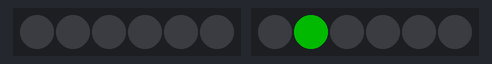
Simulated run of this sketch. Board: Arduino Uno, built with avr-gcc and run on an emulated ATmega328P. Parts: 2 × 6 RGB LEDs in strip order, left to right. Dim RGB values are drawn brighter than linear.

Above: at 0.1 s.
At 1.1 s:
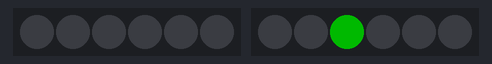
At 2.1 s:
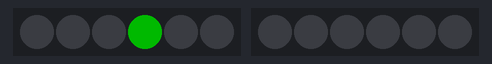
At 3.1 s:
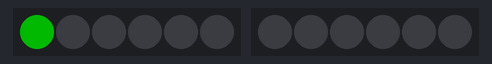
At 5.1 s:
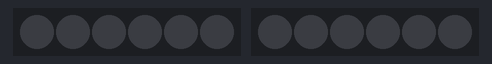
Timing chart, 0 to 130.0 s (numbered marks = the images above):
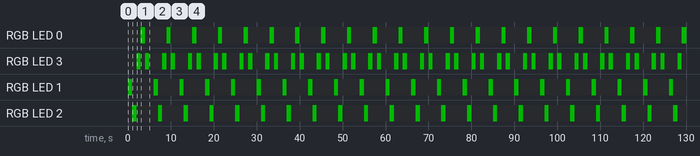

Measured:
- by itself, RGB LED 0–2: alternates RGB(0, 70, 0) for 1.0 s and off for 5.0 s
- by itself, RGB LED 3: repeats every 6.0 s: off 1.0 s, RGB(0, 70, 0) 1.0 s, off 3.0 s, RGB(0, 70, 0) 1.0 s
- by itself, everything shown: repeats every 6.0 s, in 6 steps
- what the display in image 1 shows lasts 1.0 s, from 1.0 s to 2.0 s

The sketch:

test_strips.ino
```cpp
/* Max's Word Clock
 * v1.0
 * 28 November 2015
 *
 * onetwofoursix
 * fivesevennine
 * eightthreeten
 * eleventwelveo
 * thirfifteenMA
 * twenfortyfour
 * oneseventhree
 * twofiveeightX
 * sixtenelevenM
 * ninetwelveapm
 */

#include <Adafruit_NeoPixel.h>
#ifdef __AVR__
  #include <avr/power.h>
#endif

#define PIN1            6
#define PIN2            5
#define NUMPIXELS       6

const int delayVal = 1000;

Adafruit_NeoPixel strip1 = Adafruit_NeoPixel(NUMPIXELS, PIN1, NEO_GRB + NEO_KHZ800);
Adafruit_NeoPixel strip2 = Adafruit_NeoPixel(NUMPIXELS, PIN2, NEO_GRB + NEO_KHZ800);

void setup() {
  #if defined (__AVR_ATtiny85__)
    if (F_CPU == 16000000) clock_prescale_set(clock_div_1);
  #endif

  strip1.begin();
  strip2.begin();

}

void loop() {
//theWave();
  theDad();
}

void theWave() {
  for (int i=0 ; i<NUMPIXELS ; i++) {
    strip1.setPixelColor(i, strip1.Color(0,0,63)); // Moderately bright green color.
    strip1.show(); // This sends the updated pixel color to the hardware.
    delay(delayVal);
  }
  for (int i=0 ; i<NUMPIXELS ; i++) {
    strip2.setPixelColor(i, strip2.Color(0,0,63)); // Moderately bright green color.
    strip2.show(); // This sends the updated pixel color to the hardware.
    delay(delayVal);
  }
  for (int i=0 ; i<NUMPIXELS ; i++) {
    strip1.setPixelColor(i, strip1.Color(0,0,0)); // Moderately bright green color.
    strip1.show(); // This sends the updated pixel color to the hardware.
    delay(delayVal);
  }
  for (int i=0 ; i<NUMPIXELS ; i++) {
    strip2.setPixelColor(i, strip2.Color(0,0,0)); // Moderately bright green color.
    strip2.show(); // This sends the updated pixel color to the hardware.
    delay(delayVal);
  }
}

void theDad() {

strip2.setPixelColor(1, strip2.Color(0,70,0)); // Moderately bright green color.
    strip2.show(); // This sends the updated pixel color to the hardware.
    delay(delayVal);
strip2.setPixelColor(1, strip2.Color(0,0,0)); // Moderately bright green color.
strip2.setPixelColor(2, strip2.Color(0,70,0)); // Moderately bright green color.
strip2.show(); // This sends the updated pixel color to the hardware.
    delay(delayVal);
    strip2.setPixelColor(2, strip2.Color(0,0,0)); // Moderately bright green color.
strip1.setPixelColor(3, strip1.Color(0,70,0)); // Moderately bright green color.
strip2.show(); // This sends the updated pixel color to the hardware.
strip1.show(); // This sends the updated pixel color to the hardware.
    delay(delayVal);
strip1.setPixelColor(3, strip1.Color(0,0,0)); // Moderately bright green color.
strip1.setPixelColor(0, strip1.Color(0,70,0)); // Moderately bright green color.
strip1.show(); // This sends the updated pixel color to the hardware.
    delay(delayVal);
strip1.setPixelColor(0, strip1.Color(0,0,0)); // Moderately bright green color.
strip1.setPixelColor(3, strip1.Color(0,70,0)); // Moderately bright green color.
strip1.show(); // This sends the updated pixel color to the hardware.
    delay(delayVal);
strip1.setPixelColor(3, strip1.Color(0,0,0)); // Moderately bright green color.
strip1.show(); // This sends the updated pixel color to the hardware.
 delay(delayVal);
}
```
